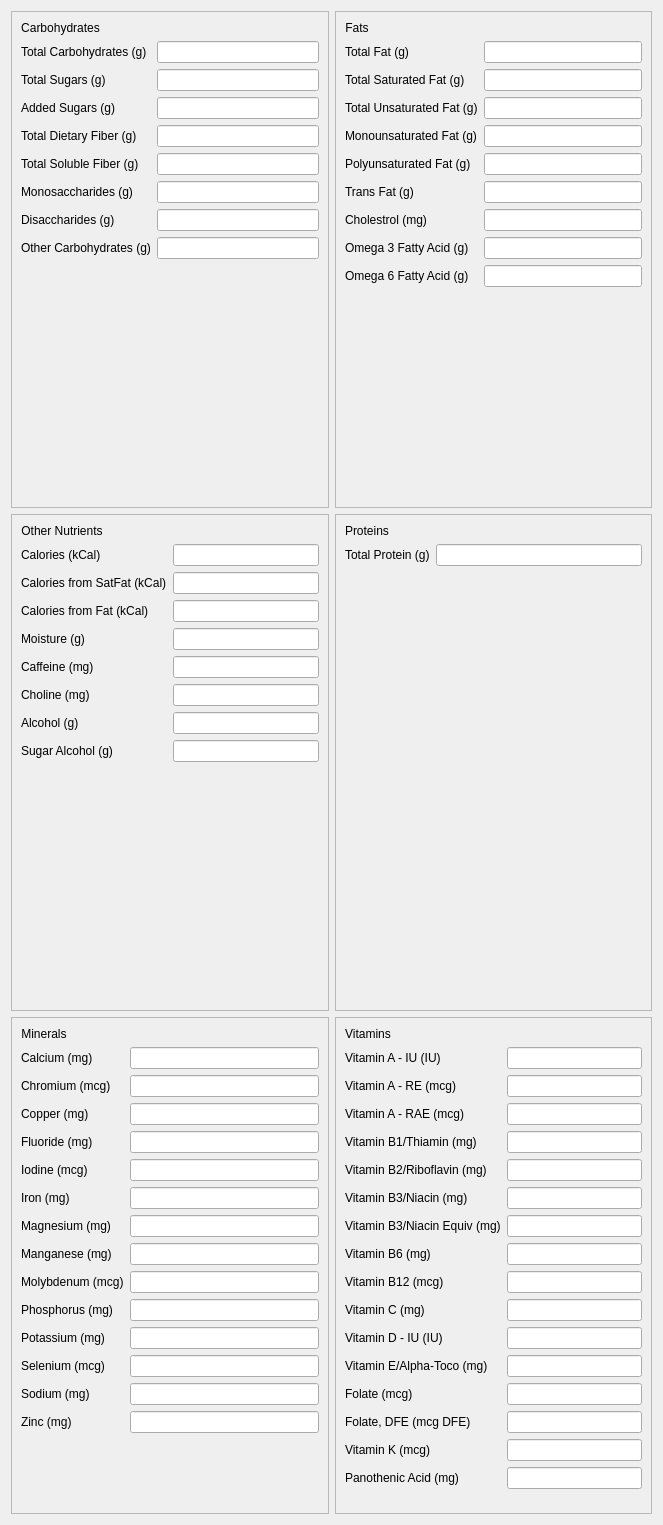
           <widget class="QWidget" name="scrollAreaWidgetContents">
            <property name="geometry">
             <rect>
              <x>0</x>
              <y>0</y>
              <width>663</width>
              <height>1525</height>
             </rect>
            </property>
            <layout class="QGridLayout" name="gridLayout_4">
             <item row="2" column="0">
              <widget class="QFrame" name="mineralsFrame_2">
               <property name="autoFillBackground">
                <bool>true</bool>
               </property>
               <property name="frameShape">
                <enum>QFrame::StyledPanel</enum>
               </property>
               <layout class="QFormLayout" name="formLayout_6">
                <item row="2" column="0">
                 <widget class="QLabel" name="calciumMgLabel">
                  <property name="text">
                   <string>Calcium (mg)</string>
                  </property>
                 </widget>
                </item>
                <item row="4" column="0">
                 <widget class="QLabel" name="chromiumMcgLabel">
                  <property name="text">
                   <string>Chromium (mcg)</string>
                  </property>
                 </widget>
                </item>
                <item row="6" column="0">
                 <widget class="QLabel" name="copperMgLabel">
                  <property name="text">
                   <string>Copper (mg)</string>
                  </property>
                 </widget>
                </item>
                <item row="8" column="0">
                 <widget class="QLabel" name="fluorideMgLabel">
                  <property name="text">
                   <string>Fluoride (mg)</string>
                  </property>
                 </widget>
                </item>
                <item row="10" column="0">
                 <widget class="QLabel" name="iodineMcgLabel">
                  <property name="text">
                   <string>Iodine (mcg)</string>
                  </property>
                 </widget>
                </item>
                <item row="12" column="0">
                 <widget class="QLabel" name="ironMgLabel">
                  <property name="text">
                   <string>Iron (mg)</string>
                  </property>
                 </widget>
                </item>
                <item row="14" column="0">
                 <widget class="QLabel" name="magnesiumMgLabel">
                  <property name="text">
                   <string>Magnesium (mg)</string>
                  </property>
                 </widget>
                </item>
                <item row="16" column="0">
                 <widget class="QLabel" name="manganeseMgLabel">
                  <property name="text">
                   <string>Manganese (mg)</string>
                  </property>
                 </widget>
                </item>
                <item row="18" column="0">
                 <widget class="QLabel" name="molybdenumMcgLabel">
                  <property name="text">
                   <string>Molybdenum (mcg)</string>
                  </property>
                 </widget>
                </item>
                <item row="20" column="0">
                 <widget class="QLabel" name="phosphorusMgLabel">
                  <property name="text">
                   <string>Phosphorus (mg)</string>
                  </property>
                 </widget>
                </item>
                <item row="22" column="0">
                 <widget class="QLabel" name="potassiumMgLabel">
                  <property name="text">
                   <string>Potassium (mg)</string>
                  </property>
                 </widget>
                </item>
                <item row="24" column="0">
                 <widget class="QLabel" name="seleniumMcgLabel">
                  <property name="text">
                   <string>Selenium (mcg)</string>
                  </property>
                 </widget>
                </item>
                <item row="26" column="0">
                 <widget class="QLabel" name="sodiumMgLabel">
                  <property name="text">
                   <string>Sodium (mg)</string>
                  </property>
                 </widget>
                </item>
                <item row="28" column="0">
                 <widget class="QLabel" name="zincMgLabel">
                  <property name="text">
                   <string>Zinc (mg)</string>
                  </property>
                 </widget>
                </item>
                <item row="2" column="1">
                 <widget class="QLineEdit" name="calciumMgLineEdit"/>
                </item>
                <item row="4" column="1">
                 <widget class="QLineEdit" name="chromiumMcgLineEdit"/>
                </item>
                <item row="6" column="1">
                 <widget class="QLineEdit" name="copperMgLineEdit"/>
                </item>
                <item row="8" column="1">
                 <widget class="QLineEdit" name="fluorideMgLineEdit"/>
                </item>
                <item row="10" column="1">
                 <widget class="QLineEdit" name="iodineMcgLineEdit"/>
                </item>
                <item row="12" column="1">
                 <widget class="QLineEdit" name="ironMgLineEdit"/>
                </item>
                <item row="14" column="1">
                 <widget class="QLineEdit" name="magnesiumMgLineEdit"/>
                </item>
                <item row="16" column="1">
                 <widget class="QLineEdit" name="manganeseMgLineEdit"/>
                </item>
                <item row="18" column="1">
                 <widget class="QLineEdit" name="molybdenumMcgLineEdit"/>
                </item>
                <item row="20" column="1">
                 <widget class="QLineEdit" name="phosphorusMgLineEdit"/>
                </item>
                <item row="22" column="1">
                 <widget class="QLineEdit" name="potassiumMgLineEdit"/>
                </item>
                <item row="24" column="1">
                 <widget class="QLineEdit" name="seleniumMcgLineEdit"/>
                </item>
                <item row="26" column="1">
                 <widget class="QLineEdit" name="sodiumMgLineEdit"/>
                </item>
                <item row="28" column="1">
                 <widget class="QLineEdit" name="zincMgLineEdit"/>
                </item>
                <item row="0" column="0">
                 <widget class="QLabel" name="mineralsFrame">
                  <property name="text">
                   <string>Minerals</string>
                  </property>
                  <property name="alignment">
                   <set>Qt::AlignCenter</set>
                  </property>
                 </widget>
                </item>
               </layout>
              </widget>
             </item>
             <item row="0" column="0">
              <widget class="QFrame" name="carbsFrame">
               <property name="autoFillBackground">
                <bool>true</bool>
               </property>
               <property name="frameShape">
                <enum>QFrame::StyledPanel</enum>
               </property>
               <layout class="QFormLayout" name="formLayout_4">
                <item row="2" column="0">
                 <widget class="QLabel" name="totalCarbohydratesGLabel">
                  <property name="text">
                   <string>Total Carbohydrates (g)</string>
                  </property>
                 </widget>
                </item>
                <item row="4" column="0">
                 <widget class="QLabel" name="totalSugarsGramLabel">
                  <property name="text">
                   <string>Total Sugars (g)</string>
                  </property>
                 </widget>
                </item>
                <item row="6" column="0">
                 <widget class="QLabel" name="addedSugarsGramLabel">
                  <property name="text">
                   <string>Added Sugars (g)</string>
                  </property>
                 </widget>
                </item>
                <item row="8" column="0">
                 <widget class="QLabel" name="totalDietaryFiberGLabel">
                  <property name="text">
                   <string>Total Dietary Fiber (g)</string>
                  </property>
                 </widget>
                </item>
                <item row="10" column="0">
                 <widget class="QLabel" name="totalSolubleFiberGLabel">
                  <property name="text">
                   <string>Total Soluble Fiber (g)</string>
                  </property>
                 </widget>
                </item>
                <item row="12" column="0">
                 <widget class="QLabel" name="monosaccharidesGLabel">
                  <property name="text">
                   <string>Monosaccharides (g)</string>
                  </property>
                 </widget>
                </item>
                <item row="14" column="0">
                 <widget class="QLabel" name="disaccharidesGLabel">
                  <property name="text">
                   <string>Disaccharides (g)</string>
                  </property>
                 </widget>
                </item>
                <item row="16" column="0">
                 <widget class="QLabel" name="otherCarbohydratesGLabel">
                  <property name="text">
                   <string>Other Carbohydrates (g)</string>
                  </property>
                 </widget>
                </item>
                <item row="16" column="1">
                 <widget class="QLineEdit" name="otherCarbohydratesGLineEdit"/>
                </item>
                <item row="14" column="1">
                 <widget class="QLineEdit" name="disaccharidesGLineEdit"/>
                </item>
                <item row="12" column="1">
                 <widget class="QLineEdit" name="monosaccharidesGLineEdit"/>
                </item>
                <item row="10" column="1">
                 <widget class="QLineEdit" name="totalSolubleFiberGLineEdit"/>
                </item>
                <item row="8" column="1">
                 <widget class="QLineEdit" name="totalDietaryFiberGLineEdit"/>
                </item>
                <item row="6" column="1">
                 <widget class="QLineEdit" name="addedSugarsGLineEdit"/>
                </item>
                <item row="4" column="1">
                 <widget class="QLineEdit" name="totalSugarsGLineEdit"/>
                </item>
                <item row="2" column="1">
                 <widget class="QLineEdit" name="totalCarbohydratesGLineEdit"/>
                </item>
                <item row="0" column="0">
                 <widget class="QLabel" name="carbsLabel">
                  <property name="text">
                   <string>Carbohydrates</string>
                  </property>
                  <property name="alignment">
                   <set>Qt::AlignCenter</set>
                  </property>
                 </widget>
                </item>
               </layout>
              </widget>
             </item>
             <item row="0" column="2">
              <widget class="QFrame" name="fatsFrame">
               <property name="autoFillBackground">
                <bool>true</bool>
               </property>
               <property name="frameShape">
                <enum>QFrame::StyledPanel</enum>
               </property>
               <layout class="QFormLayout" name="formLayout_5">
                <item row="0" column="0">
                 <widget class="QLabel" name="label_4">
                  <property name="text">
                   <string>Fats</string>
                  </property>
                  <property name="alignment">
                   <set>Qt::AlignCenter</set>
                  </property>
                 </widget>
                </item>
                <item row="4" column="0">
                 <widget class="QLabel" name="saturatedFatGLabel">
                  <property name="text">
                   <string>Total Saturated Fat (g)</string>
                  </property>
                 </widget>
                </item>
                <item row="6" column="0">
                 <widget class="QLabel" name="totalUnsaturatedFatGLabel">
                  <property name="text">
                   <string>Total Unsaturated Fat (g)</string>
                  </property>
                 </widget>
                </item>
                <item row="8" column="0">
                 <widget class="QLabel" name="monounsaturatedFatGLabel">
                  <property name="text">
                   <string>Monounsaturated Fat (g)</string>
                  </property>
                 </widget>
                </item>
                <item row="10" column="0">
                 <widget class="QLabel" name="polyunsaturatedFatGLabel">
                  <property name="text">
                   <string>Polyunsaturated Fat (g)</string>
                  </property>
                 </widget>
                </item>
                <item row="12" column="0">
                 <widget class="QLabel" name="transFatGLabel">
                  <property name="text">
                   <string>Trans Fat (g)</string>
                  </property>
                 </widget>
                </item>
                <item row="14" column="0">
                 <widget class="QLabel" name="cholestrolMgLabel">
                  <property name="text">
                   <string>Cholestrol (mg)</string>
                  </property>
                 </widget>
                </item>
                <item row="16" column="0">
                 <widget class="QLabel" name="omega3FattyAcidGLabel">
                  <property name="text">
                   <string>Omega 3 Fatty Acid (g)</string>
                  </property>
                 </widget>
                </item>
                <item row="18" column="0">
                 <widget class="QLabel" name="omega6FattyAcidGLabel">
                  <property name="text">
                   <string>Omega 6 Fatty Acid (g)</string>
                  </property>
                 </widget>
                </item>
                <item row="2" column="0">
                 <widget class="QLabel" name="totalFatGLabel">
                  <property name="text">
                   <string>Total Fat (g)</string>
                  </property>
                 </widget>
                </item>
                <item row="2" column="1">
                 <widget class="QLineEdit" name="totalFatGLineEdit"/>
                </item>
                <item row="4" column="1">
                 <widget class="QLineEdit" name="saturatedFatGLineEdit"/>
                </item>
                <item row="6" column="1">
                 <widget class="QLineEdit" name="totalUnsaturatedFatGLineEdit"/>
                </item>
                <item row="8" column="1">
                 <widget class="QLineEdit" name="monounsaturatedFatGLineEdit"/>
                </item>
                <item row="10" column="1">
                 <widget class="QLineEdit" name="polyunsaturatedFatGLineEdit"/>
                </item>
                <item row="12" column="1">
                 <widget class="QLineEdit" name="transFatGLineEdit"/>
                </item>
                <item row="14" column="1">
                 <widget class="QLineEdit" name="cholestrolMgLineEdit"/>
                </item>
                <item row="16" column="1">
                 <widget class="QLineEdit" name="omega3FattyAcidGLineEdit"/>
                </item>
                <item row="18" column="1">
                 <widget class="QLineEdit" name="omega6FattyAcidGLineEdit"/>
                </item>
               </layout>
              </widget>
             </item>
             <item row="2" column="2">
              <widget class="QFrame" name="vitaminsFrame">
               <property name="autoFillBackground">
                <bool>true</bool>
               </property>
               <property name="inputMethodHints">
                <set>Qt::ImhDigitsOnly</set>
               </property>
               <property name="frameShape">
                <enum>QFrame::StyledPanel</enum>
               </property>
               <layout class="QFormLayout" name="formLayout_7">
                <item row="0" column="0">
                 <widget class="QLabel" name="label_5">
                  <property name="text">
                   <string>Vitamins</string>
                  </property>
                  <property name="alignment">
                   <set>Qt::AlignCenter</set>
                  </property>
                 </widget>
                </item>
                <item row="2" column="0">
                 <widget class="QLabel" name="vitaminAIUIULabel">
                  <property name="text">
                   <string>Vitamin A - IU (IU)</string>
                  </property>
                 </widget>
                </item>
                <item row="4" column="0">
                 <widget class="QLabel" name="vitaminAREMcgLabel">
                  <property name="text">
                   <string>Vitamin A - RE (mcg)</string>
                  </property>
                 </widget>
                </item>
                <item row="6" column="0">
                 <widget class="QLabel" name="vitaminARAEMcgLabel">
                  <property name="text">
                   <string>Vitamin A - RAE (mcg)</string>
                  </property>
                 </widget>
                </item>
                <item row="8" column="0">
                 <widget class="QLabel" name="vitaminB1ThiaminMgLabel">
                  <property name="text">
                   <string>Vitamin B1/Thiamin (mg)</string>
                  </property>
                 </widget>
                </item>
                <item row="10" column="0">
                 <widget class="QLabel" name="vitaminB2RiboflavinMgLabel">
                  <property name="text">
                   <string>Vitamin B2/Riboflavin (mg)</string>
                  </property>
                 </widget>
                </item>
                <item row="12" column="0">
                 <widget class="QLabel" name="vitaminB3NiacinMgLabel">
                  <property name="text">
                   <string>Vitamin B3/Niacin (mg)</string>
                  </property>
                 </widget>
                </item>
                <item row="14" column="0">
                 <widget class="QLabel" name="vitaminB3NiacinEquivMgLabel">
                  <property name="text">
                   <string>Vitamin B3/Niacin Equiv (mg)</string>
                  </property>
                 </widget>
                </item>
                <item row="16" column="0">
                 <widget class="QLabel" name="vitaminB6MgLabel">
                  <property name="text">
                   <string>Vitamin B6 (mg)</string>
                  </property>
                 </widget>
                </item>
                <item row="18" column="0">
                 <widget class="QLabel" name="vitaminB12McgLabel">
                  <property name="text">
                   <string>Vitamin B12 (mcg)</string>
                  </property>
                 </widget>
                </item>
                <item row="20" column="0">
                 <widget class="QLabel" name="vitaminCMgLabel">
                  <property name="text">
                   <string>Vitamin C (mg)</string>
                  </property>
                 </widget>
                </item>
                <item row="22" column="0">
                 <widget class="QLabel" name="vitaminDIUIULabel">
                  <property name="text">
                   <string>Vitamin D - IU (IU)</string>
                  </property>
                 </widget>
                </item>
                <item row="24" column="0">
                 <widget class="QLabel" name="vitaminEAlphaTocoMgLabel">
                  <property name="text">
                   <string>Vitamin E/Alpha-Toco (mg)</string>
                  </property>
                 </widget>
                </item>
                <item row="26" column="0">
                 <widget class="QLabel" name="folateMcgLabel">
                  <property name="text">
                   <string>Folate (mcg)</string>
                  </property>
                 </widget>
                </item>
                <item row="28" column="0">
                 <widget class="QLabel" name="folateDFEMcgDFELabel">
                  <property name="text">
                   <string>Folate, DFE (mcg DFE)</string>
                  </property>
                 </widget>
                </item>
                <item row="30" column="0">
                 <widget class="QLabel" name="vitaminKMcgLabel">
                  <property name="text">
                   <string>Vitamin K (mcg)</string>
                  </property>
                 </widget>
                </item>
                <item row="32" column="0">
                 <widget class="QLabel" name="panothenicAcidMgLabel">
                  <property name="text">
                   <string>Panothenic Acid (mg)</string>
                  </property>
                 </widget>
                </item>
                <item row="2" column="1">
                 <widget class="QLineEdit" name="vitaminAIUIULineEdit"/>
                </item>
                <item row="4" column="1">
                 <widget class="QLineEdit" name="vitaminAREMcgLineEdit"/>
                </item>
                <item row="6" column="1">
                 <widget class="QLineEdit" name="vitaminARAEMcgLineEdit"/>
                </item>
                <item row="8" column="1">
                 <widget class="QLineEdit" name="vitaminB1ThiaminMgLineEdit"/>
                </item>
                <item row="10" column="1">
                 <widget class="QLineEdit" name="vitaminB2RiboflavinMgLineEdit"/>
                </item>
                <item row="12" column="1">
                 <widget class="QLineEdit" name="vitaminB3NiacinMgLineEdit"/>
                </item>
                <item row="14" column="1">
                 <widget class="QLineEdit" name="vitaminB3NiacinEquivMgLineEdit"/>
                </item>
                <item row="16" column="1">
                 <widget class="QLineEdit" name="vitaminB6MgLineEdit"/>
                </item>
                <item row="18" column="1">
                 <widget class="QLineEdit" name="vitaminB12McgLineEdit"/>
                </item>
                <item row="20" column="1">
                 <widget class="QLineEdit" name="vitaminCMgLineEdit"/>
                </item>
                <item row="22" column="1">
                 <widget class="QLineEdit" name="vitaminDIUIULineEdit"/>
                </item>
                <item row="24" column="1">
                 <widget class="QLineEdit" name="vitaminEAlphaTocoMgLineEdit"/>
                </item>
                <item row="26" column="1">
                 <widget class="QLineEdit" name="folateMcgLineEdit"/>
                </item>
                <item row="28" column="1">
                 <widget class="QLineEdit" name="folateDFEMcgDFELineEdit"/>
                </item>
                <item row="30" column="1">
                 <widget class="QLineEdit" name="vitaminKMcgLineEdit"/>
                </item>
                <item row="32" column="1">
                 <widget class="QLineEdit" name="panothenicAcidMgLineEdit"/>
                </item>
               </layout>
              </widget>
             </item>
             <item row="1" column="2">
              <widget class="QFrame" name="proteinsFrame">
               <property name="autoFillBackground">
                <bool>true</bool>
               </property>
               <property name="frameShape">
                <enum>QFrame::StyledPanel</enum>
               </property>
               <layout class="QFormLayout" name="formLayout_2">
                <item row="0" column="0">
                 <widget class="QLabel" name="label_2">
                  <property name="text">
                   <string>Proteins</string>
                  </property>
                  <property name="alignment">
                   <set>Qt::AlignCenter</set>
                  </property>
                 </widget>
                </item>
                <item row="1" column="0">
                 <widget class="QLabel" name="totalProteinGLabel">
                  <property name="text">
                   <string>Total Protein (g)</string>
                  </property>
                 </widget>
                </item>
                <item row="1" column="1">
                 <widget class="QLineEdit" name="totalProteinGLineEdit">
                  <property name="alignment">
                   <set>Qt::AlignCenter</set>
                  </property>
                 </widget>
                </item>
               </layout>
              </widget>
             </item>
             <item row="1" column="0">
              <widget class="QFrame" name="otherNutrientsFrame">
               <property name="autoFillBackground">
                <bool>true</bool>
               </property>
               <property name="frameShape">
                <enum>QFrame::StyledPanel</enum>
               </property>
               <layout class="QFormLayout" name="formLayout_3">
                <item row="1" column="0">
                 <widget class="QLabel" name="caloriesKCalLabel">
                  <property name="text">
                   <string>Calories (kCal)</string>
                  </property>
                 </widget>
                </item>
                <item row="3" column="0">
                 <widget class="QLabel" name="caloriesFromSatFatKCalLabel">
                  <property name="text">
                   <string>Calories from SatFat (kCal)</string>
                  </property>
                 </widget>
                </item>
                <item row="5" column="0">
                 <widget class="QLabel" name="caloriesFromFatKCalLabel">
                  <property name="text">
                   <string>Calories from Fat (kCal)</string>
                  </property>
                 </widget>
                </item>
                <item row="7" column="0">
                 <widget class="QLabel" name="moistureGLabel">
                  <property name="text">
                   <string>Moisture (g)</string>
                  </property>
                 </widget>
                </item>
                <item row="9" column="0">
                 <widget class="QLabel" name="caffeineMgLabel">
                  <property name="text">
                   <string>Caffeine (mg)</string>
                  </property>
                 </widget>
                </item>
                <item row="11" column="0">
                 <widget class="QLabel" name="cholineMgLabel">
                  <property name="text">
                   <string>Choline (mg)</string>
                  </property>
                 </widget>
                </item>
                <item row="13" column="0">
                 <widget class="QLabel" name="alcoholGLabel">
                  <property name="text">
                   <string>Alcohol (g)</string>
                  </property>
                 </widget>
                </item>
                <item row="15" column="0">
                 <widget class="QLabel" name="sugarAlcoholGLabel">
                  <property name="text">
                   <string>Sugar Alcohol (g)</string>
                  </property>
                 </widget>
                </item>
                <item row="1" column="1">
                 <widget class="QLineEdit" name="caloriesKCalLineEdit"/>
                </item>
                <item row="3" column="1">
                 <widget class="QLineEdit" name="caloriesFromSatFatKCalLineEdit"/>
                </item>
                <item row="5" column="1">
                 <widget class="QLineEdit" name="caloriesFromFatKCalLineEdit"/>
                </item>
                <item row="7" column="1">
                 <widget class="QLineEdit" name="moistureGLineEdit"/>
                </item>
                <item row="9" column="1">
                 <widget class="QLineEdit" name="caffeineMgLineEdit"/>
                </item>
                <item row="11" column="1">
                 <widget class="QLineEdit" name="cholineMgLineEdit"/>
                </item>
                <item row="13" column="1">
                 <widget class="QLineEdit" name="alcoholGLineEdit"/>
                </item>
                <item row="15" column="1">
                 <widget class="QLineEdit" name="sugarAlcoholGLineEdit"/>
                </item>
                <item row="0" column="0">
                 <widget class="QLabel" name="label_6">
                  <property name="text">
                   <string>Other Nutrients</string>
                  </property>
                  <property name="alignment">
                   <set>Qt::AlignCenter</set>
                  </property>
                 </widget>
                </item>
               </layout>
              </widget>
             </item>
            </layout>
           </widget>
